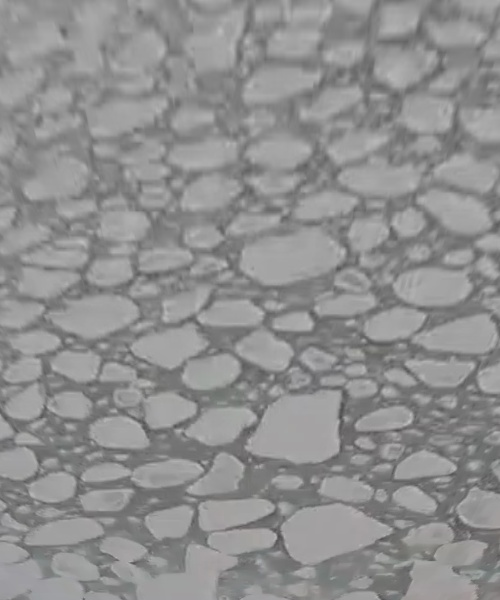
#> input picture image_trans.jpg, 500 x 600 px, found by its file name
$ python geosidic_and_seeds.py   (older library calls are emulated)
#> lines starting #> are read from the running program, lines starting #| are printed output that depends on the picture; after the words box and inside, x2 and y2 are one past the last pixel; in counts of white or black regions, pixels touching at a corner belong together
import cv2
import numpy as np
import matplotlib.pyplot as plt
from skimage.segmentation import morphological_geodesic_active_contour, inverse_gaussian_gradient
from skimage.color import rgb2gray
from skimage.util import img_as_float
import time

start_time = time.time()
# Load the grayscale image
image = cv2.imread('/Users/oscarliss/Desktop/LSSOSC001_MEC4128S/image_trans.jpg', cv2.IMREAD_GRAYSCALE)
#> image: shape (600, 500); min 76, max 194, mean 143.5

# Perform K-means clustering to segment the image into 3 clusters
criteria = (cv2.TERM_CRITERIA_EPS + cv2.TERM_CRITERIA_MAX_ITER, 100, 0.2)
k = 3
pixel_values = np.float32(image.reshape(-1, 1))
_, labels, centers = cv2.kmeans(pixel_values, k, None, criteria, 10, cv2.KMEANS_RANDOM_CENTERS)
#> centers = [118.3, 160.8, 138.5]

# Show the clustered image
# Now convert back into uint8, and make original image
center = np.uint8(centers)
#> center = [118, 160, 138]
res = center[labels.flatten()]
res2 = res.reshape(image.shape)
#cv2.imshow('res2',res2)
#cv2.waitKey(0)

# Convert labels to image shape
clustered_image = labels.reshape(image.shape).astype(np.uint8)
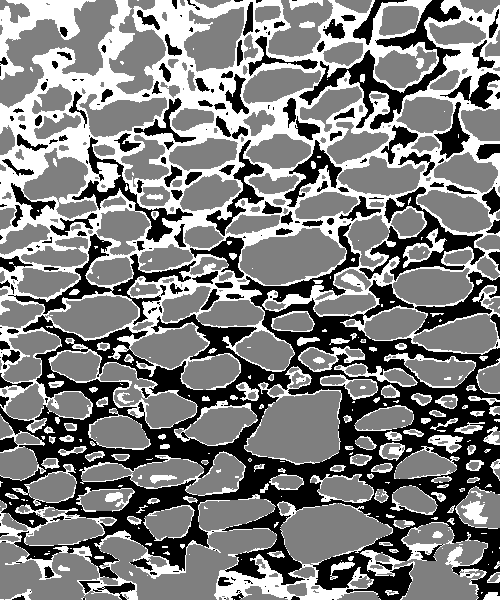
#> clustered_image: shape (600, 500); min 0, max 2, mean 0.995; drawn with min black and max white

# Create a binary ice image where dark ice and light ice are 1, and open water is 0
binary_ice_image = np.zeros_like(clustered_image)
binary_ice_image[(clustered_image == 1) | (clustered_image == 2)] = 1
binary_ice_image2 = np.zeros_like(clustered_image)
binary_ice_image2[(clustered_image == 1) | (clustered_image == 2)] = 255

#cv2.imshow('bin ice image', binary_ice_image2)
#cv2.waitKey(0)

# Invert the binary ice image to measure distance from ice to open water
inverted_binary_ice_image = 1 - binary_ice_image

# Perform distance transform with "City Block" (L1) distance metric on the inverted binary ice image
distance_transform = cv2.distanceTransform(inverted_binary_ice_image, cv2.DIST_L1, 3, dstType=cv2.CV_32F)

cv2.imshow('distance', distance_transform)
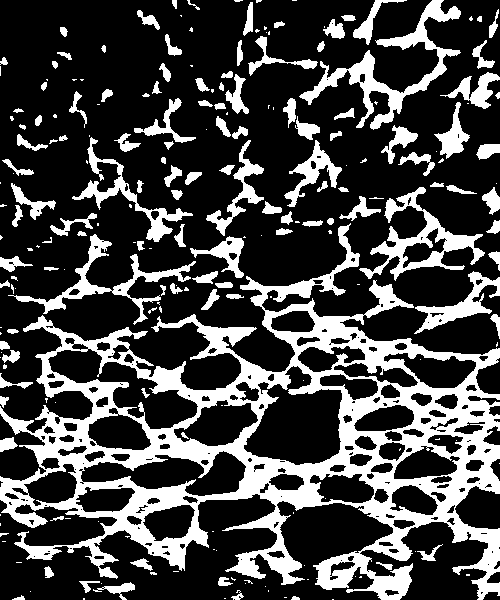
#> window 'distance': shape (600, 500); 26.9% white; 224 white regions (105 under 20 px), largest, box (x1, y1, x2, y2) and area: (0, 223, 500, 600) 49931, (299, 0, 461, 130) 3890, (359, 187, 485, 281) 2949
# Define a threshold for merging seeds (Tseed)
Tseed = 5  # Adjust this threshold as needed


# Find regional maxima and merge them
def merge_maxima(distance_transform, Tseed):
#> called with Tseed = 5
    maxima = np.zeros_like(distance_transform)
    h, w = distance_transform.shape

    for i in range(h):
        for j in range(w):
            if distance_transform[i, j] >= Tseed:
                maxima[i, j] = 1

    return maxima


merged_maxima = merge_maxima(distance_transform, Tseed)


# Find seeds (centers of regional maxima and merged regions)
def find_seeds(merged_maxima):
    _, labels, stats, centroids = cv2.connectedComponentsWithStats(merged_maxima.astype(np.uint8))
    seeds = []

    for i in range(1, len(stats)):  # Skip background label 0
        x, y = int(centroids[i][0]), int(centroids[i][1])
        value = distance_transform[y, x]
        seeds.append((x, y, value))

    return seeds


seeds = find_seeds(merged_maxima)

# Generate circular contours around each seed
contours = []
for seed in seeds:
    x, y, value = seed
    radius = value / np.sqrt(2)
    contour = []
    for angle in range(0, 360, 5):  # Adjust the step size as needed
        x_contour = int(x + radius * np.cos(np.radians(angle)))
        y_contour = int(y + radius * np.sin(np.radians(angle)))
        contour.append([x_contour, y_contour])
    contours.append(np.array(contour, dtype=np.int32))

# plot the contours on the original image
plt.figure(figsize=(10, 10))
plt.imshow(image, cmap='gray')
for contour in contours:
    plt.plot(contour[:, 0], contour[:, 1], linewidth=2)
plt.show()
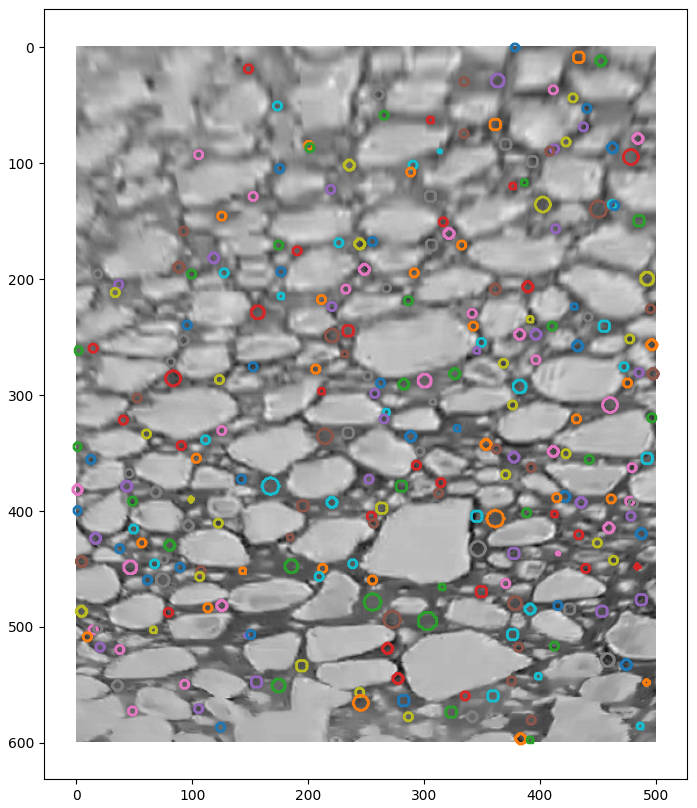
#> figure drawn by matplotlib, 1 panel


def store_evolution_in(lst):
    """Returns a callback function to store the evolution of the level sets in
    the given list.
    """

    def _store(x):
        lst.append(np.copy(x))

    return _store


# Load the grayscale image
im = cv2.imread('/Users/oscarliss/Desktop/LSSOSC001_MEC4128S/image_trans.jpg', cv2.IMREAD_GRAYSCALE)

# Preprocess the image to highlight contours
gimage = inverse_gaussian_gradient(im)
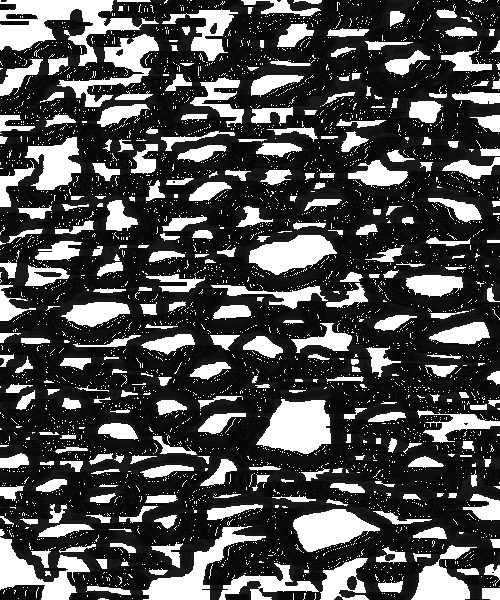
#> gimage: shape (600, 500) float64; min 0.0258, max 1, mean 0.307

# Initial starting pionts for the snake
init_ls = np.zeros(im.shape, dtype=np.int8)

# Add the contours to the initial level set
for contour in contours:
    cv2.fillPoly(init_ls, pts=[contour], color=1)
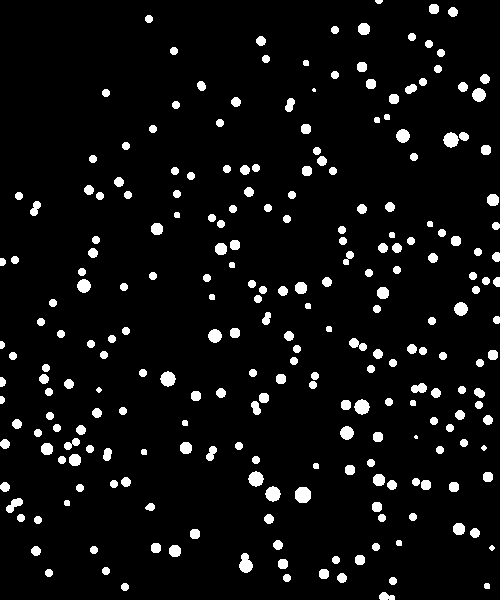
#> init_ls: shape (600, 500) int8; values 0 (black) and 1 (white), 5.7% white; 244 white regions (2 under 20 px), largest, box (x1, y1, x2, y2) and area: (295, 487, 311, 503) 216, (239, 553, 253, 573) 192, (443, 132, 459, 148) 181

# List with intermediate results for plotting the evolution
evolution = []
callback = store_evolution_in(evolution)

# Morphological GAC, balloon
ls = morphological_geodesic_active_contour(gimage, 300, init_ls, smoothing=1, balloon=5, threshold=0.7, iter_callback=callback)
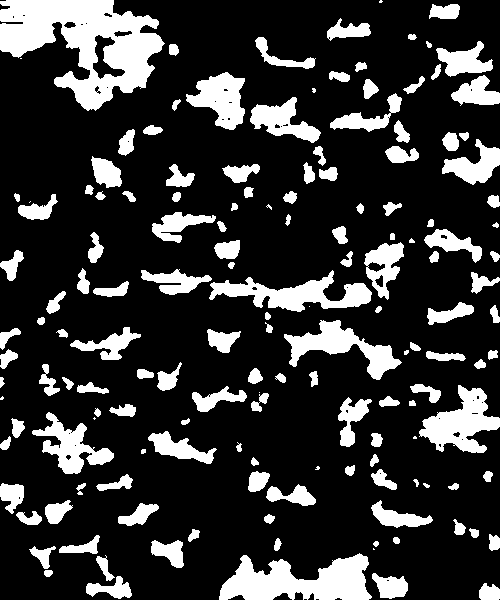
#> ls: shape (600, 500) int8; values 0 (black) and 1 (white), 20.5% white; 155 white regions (12 under 20 px), largest, box (x1, y1, x2, y2) and area: (0, 0, 165, 111) 9681, (219, 553, 372, 600) 4545, (209, 270, 372, 312) 2877

end_time = time.time()
print("Time taken:", end_time - start_time)

fig, axes = plt.subplots(1, 2, figsize=(8, 8))
ax = axes.flatten()

ax[0].imshow(im, cmap="gray")
ax[0].set_axis_off()
ax[0].contour(ls, [0.5], colors='b')
ax[0].set_title("Morphological GAC segmentation", fontsize=12)

ax[1].imshow(ls, cmap="gray")
ax[1].set_axis_off()
contour = ax[1].contour(evolution[0], [0.5], colors='r')
contour.collections[0].set_label("Starting Contour")
contour = ax[1].contour(evolution[5], [0.5], colors='g')
contour.collections[0].set_label("Iteration 5")
contour = ax[1].contour(evolution[-1], [0.5], colors='b')
contour.collections[0].set_label("Last Iteration")
ax[1].legend(loc="upper right")
title = "Morphological GAC Curve evolution"
ax[1].set_title(title, fontsize=12)

plt.show()
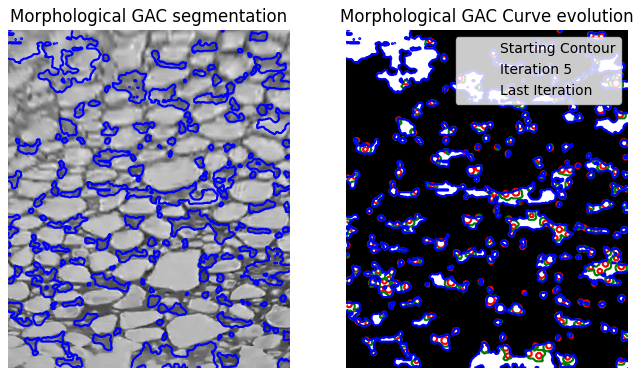
#> figure drawn by matplotlib, 2 panels
